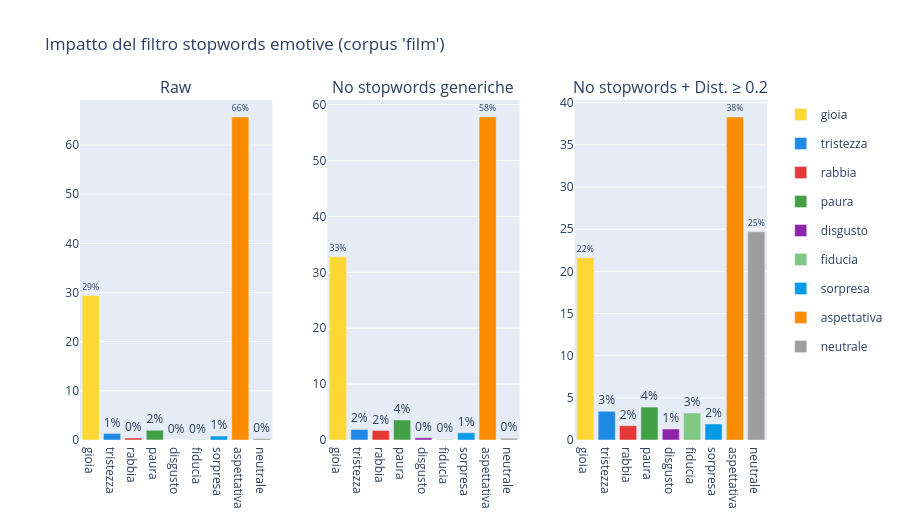

Here is the notebook cell this chart was saved with:
### Code cell
# Grafico finale: Raw vs No-stopwords vs No-stopwords+Dist0.2
df_clean     = detect_emotions_clean(df_corpus, df_tokens, df_elita_orig, EMOTIONAL_STOPWORDS, 0.0)
df_clean_d02 = detect_emotions_clean(df_corpus, df_tokens, df_elita_orig, EMOTIONAL_STOPWORDS, 0.2)

fig = make_subplots(
    rows=1, cols=3,
    subplot_titles=["Raw", "No stopwords generiche", "No stopwords + Dist. ≥ 0.2"],
    horizontal_spacing=0.08
)

for col_idx, df_r in enumerate([all_results["Originale (α=0)"], df_clean, df_clean_d02], start=1):
    counts = df_r["dominant_emotion"].value_counts()
    total  = len(df_r)
    for emo in BASIC_EMOTIONS + ["neutrale"]:
        n = counts.get(emo, 0)
        fig.add_trace(
            go.Bar(
                name=emo,
                x=[emo], y=[round(n/total*100, 1)],
                marker_color=EMOTION_COLORS.get(emo, "#999"),
                showlegend=(col_idx == 1),
                legendgroup=emo,
                text=[f"{n/total*100:.0f}%"],
                textposition="outside"
            ),
            row=1, col=col_idx
        )

fig.update_layout(
    title_text="Impatto del filtro stopwords emotive (corpus 'film')",
    barmode="group", height=520
)
fig.show()

# Salva la versione pulita
df_clean.to_csv("emotion_results_CLEAN_Originale.csv", index=False)
df_clean_d02.to_csv("emotion_results_CLEAN_D02_Originale.csv", index=False)
print("Salvati emotion_results_CLEAN e CLEAN_D02.")

### Figure 1 — Plotly figure (JSON) as saved in the notebook; plotly's stock layout.template omitted (floating-point values rounded to 4 significant figures)
{"data": [{"legendgroup": "gioia", "marker": {"color": "#FDD835"}, "name": "gioia", "showlegend": true, "text": ["29%"], "textposition": "outside", "x": ["gioia"], "y": [29.4], "type": "bar", "xaxis": "x", "yaxis": "y"}, {"legendgroup": "tristezza", "marker": {"color": "#1E88E5"}, "name": "tristezza", "showlegend": true, "text": ["1%"], "textposition": "outside", "x": ["tristezza"], "y": [1.3], "type": "bar", "xaxis": "x", "yaxis": "y"}, {"legendgroup": "rabbia", "marker": {"color": "#E53935"}, "name": "rabbia", "showlegend": true, "text": ["0%"], "textposition": "outside", "x": ["rabbia"], "y": [0.4], "type": "bar", "xaxis": "x", "yaxis": "y"}, {"legendgroup": "paura", "marker": {"color": "#43A047"}, "name": "paura", "showlegend": true, "text": ["2%"], "textposition": "outside", "x": ["paura"], "y": [2.0], "type": "bar", "xaxis": "x", "yaxis": "y"}, {"legendgroup": "disgusto", "marker": {"color": "#8E24AA"}, "name": "disgusto", "showlegend": true, "text": ["0%"], "textposition": "outside", "x": ["disgusto"], "y": [0.0], "type": "bar", "xaxis": "x", "yaxis": "y"}, {"legendgroup": "fiducia", "marker": {"color": "#81C784"}, "name": "fiducia", "showlegend": true, "text": ["0%"], "textposition": "outside", "x": ["fiducia"], "y": [0.1], "type": "bar", "xaxis": "x", "yaxis": "y"}, {"legendgroup": "sorpresa", "marker": {"color": "#039BE5"}, "name": "sorpresa", "showlegend": true, "text": ["1%"], "textposition": "outside", "x": ["sorpresa"], "y": [0.8], "type": "bar", "xaxis": "x", "yaxis": "y"}, {"legendgroup": "aspettativa", "marker": {"color": "#FB8C00"}, "name": "aspettativa", "showlegend": true, "text": ["66%"], "textposition": "outside", "x": ["aspettativa"], "y": [65.7], "type": "bar", "xaxis": "x", "yaxis": "y"}, {"legendgroup": "neutrale", "marker": {"color": "#9E9E9E"}, "name": "neutrale", "showlegend": true, "text": ["0%"], "textposition": "outside", "x": ["neutrale"], "y": [0.3], "type": "bar", "xaxis": "x", "yaxis": "y"}, {"legendgroup": "gioia", "marker": {"color": "#FDD835"}, "name": "gioia", "showlegend": false, "text": ["33%"], "textposition": "outside", "x": ["gioia"], "y": [32.8], "type": "bar", "xaxis": "x2", "yaxis": "y2"}, {"legendgroup": "tristezza", "marker": {"color": "#1E88E5"}, "name": "tristezza", "showlegend": false, "text": ["2%"], "textposition": "outside", "x": ["tristezza"], "y": [1.9], "type": "bar", "xaxis": "x2", "yaxis": "y2"}, {"legendgroup": "rabbia", "marker": {"color": "#E53935"}, "name": "rabbia", "showlegend": false, "text": ["2%"], "textposition": "outside", "x": ["rabbia"], "y": [1.7], "type": "bar", "xaxis": "x2", "yaxis": "y2"}, {"legendgroup": "paura", "marker": {"color": "#43A047"}, "name": "paura", "showlegend": false, "text": ["4%"], "textposition": "outside", "x": ["paura"], "y": [3.6], "type": "bar", "xaxis": "x2", "yaxis": "y2"}, {"legendgroup": "disgusto", "marker": {"color": "#8E24AA"}, "name": "disgusto", "showlegend": false, "text": ["0%"], "textposition": "outside", "x": ["disgusto"], "y": [0.4], "type": "bar", "xaxis": "x2", "yaxis": "y2"}, {"legendgroup": "fiducia", "marker": {"color": "#81C784"}, "name": "fiducia", "showlegend": false, "text": ["0%"], "textposition": "outside", "x": ["fiducia"], "y": [0.1], "type": "bar", "xaxis": "x2", "yaxis": "y2"}, {"legendgroup": "sorpresa", "marker": {"color": "#039BE5"}, "name": "sorpresa", "showlegend": false, "text": ["1%"], "textposition": "outside", "x": ["sorpresa"], "y": [1.3], "type": "bar", "xaxis": "x2", "yaxis": "y2"}, {"legendgroup": "aspettativa", "marker": {"color": "#FB8C00"}, "name": "aspettativa", "showlegend": false, "text": ["58%"], "textposition": "outside", "x": ["aspettativa"], "y": [57.8], "type": "bar", "xaxis": "x2", "yaxis": "y2"}, {"legendgroup": "neutrale", "marker": {"color": "#9E9E9E"}, "name": "neutrale", "showlegend": false, "text": ["0%"], "textposition": "outside", "x": ["neutrale"], "y": [0.3], "type": "bar", "xaxis": "x2", "yaxis": "y2"}, {"legendgroup": "gioia", "marker": {"color": "#FDD835"}, "name": "gioia", "showlegend": false, "text": ["22%"], "textposition": "outside", "x": ["gioia"], "y": [21.6], "type": "bar", "xaxis": "x3", "yaxis": "y3"}, {"legendgroup": "tristezza", "marker": {"color": "#1E88E5"}, "name": "tristezza", "showlegend": false, "text": ["3%"], "textposition": "outside", "x": ["tristezza"], "y": [3.4], "type": "bar", "xaxis": "x3", "yaxis": "y3"}, {"legendgroup": "rabbia", "marker": {"color": "#E53935"}, "name": "rabbia", "showlegend": false, "text": ["2%"], "textposition": "outside", "x": ["rabbia"], "y": [1.7], "type": "bar", "xaxis": "x3", "yaxis": "y3"}, {"legendgroup": "paura", "marker": {"color": "#43A047"}, "name": "paura", "showlegend": false, "text": ["4%"], "textposition": "outside", "x": ["paura"], "y": [3.9], "type": "bar", "xaxis": "x3", "yaxis": "y3"}, {"legendgroup": "disgusto", "marker": {"color": "#8E24AA"}, "name": "disgusto", "showlegend": false, "text": ["1%"], "textposition": "outside", "x": ["disgusto"], "y": [1.3], "type": "bar", "xaxis": "x3", "yaxis": "y3"}, {"legendgroup": "fiducia", "marker": {"color": "#81C784"}, "name": "fiducia", "showlegend": false, "text": ["3%"], "textposition": "outside", "x": ["fiducia"], "y": [3.2], "type": "bar", "xaxis": "x3", "yaxis": "y3"}, {"legendgroup": "sorpresa", "marker": {"color": "#039BE5"}, "name": "sorpresa", "showlegend": false, "text": ["2%"], "textposition": "outside", "x": ["sorpresa"], "y": [1.9], "type": "bar", "xaxis": "x3", "yaxis": "y3"}, {"legendgroup": "aspettativa", "marker": {"color": "#FB8C00"}, "name": "aspettativa", "showlegend": false, "text": ["38%"], "textposition": "outside", "x": ["aspettativa"], "y": [38.3], "type": "bar", "xaxis": "x3", "yaxis": "y3"}, {"legendgroup": "neutrale", "marker": {"color": "#9E9E9E"}, "name": "neutrale", "showlegend": false, "text": ["25%"], "textposition": "outside", "x": ["neutrale"], "y": [24.7], "type": "bar", "xaxis": "x3", "yaxis": "y3"}], "layout": {"xaxis": {"anchor": "y", "domain": [0.0, 0.28]}, "yaxis": {"anchor": "x", "domain": [0.0, 1.0]}, "xaxis2": {"anchor": "y2", "domain": [0.36, 0.64]}, "yaxis2": {"anchor": "x2", "domain": [0.0, 1.0]}, "xaxis3": {"anchor": "y3", "domain": [0.72, 1.0]}, "yaxis3": {"anchor": "x3", "domain": [0.0, 1.0]}, "annotations": [{"font": {"size": 16}, "showarrow": false, "text": "Raw", "x": 0.14, "xanchor": "center", "xref": "paper", "y": 1.0, "yanchor": "bottom", "yref": "paper"}, {"font": {"size": 16}, "showarrow": false, "text": "No stopwords generiche", "x": 0.5, "xanchor": "center", "xref": "paper", "y": 1.0, "yanchor": "bottom", "yref": "paper"}, {"font": {"size": 16}, "showarrow": false, "text": "No stopwords + Dist. ≥ 0.2", "x": 0.86, "xanchor": "center", "xref": "paper", "y": 1.0, "yanchor": "bottom", "yref": "paper"}], "title": {"text": "Impatto del filtro stopwords emotive (corpus 'film')"}, "barmode": "group", "height": 520}}
